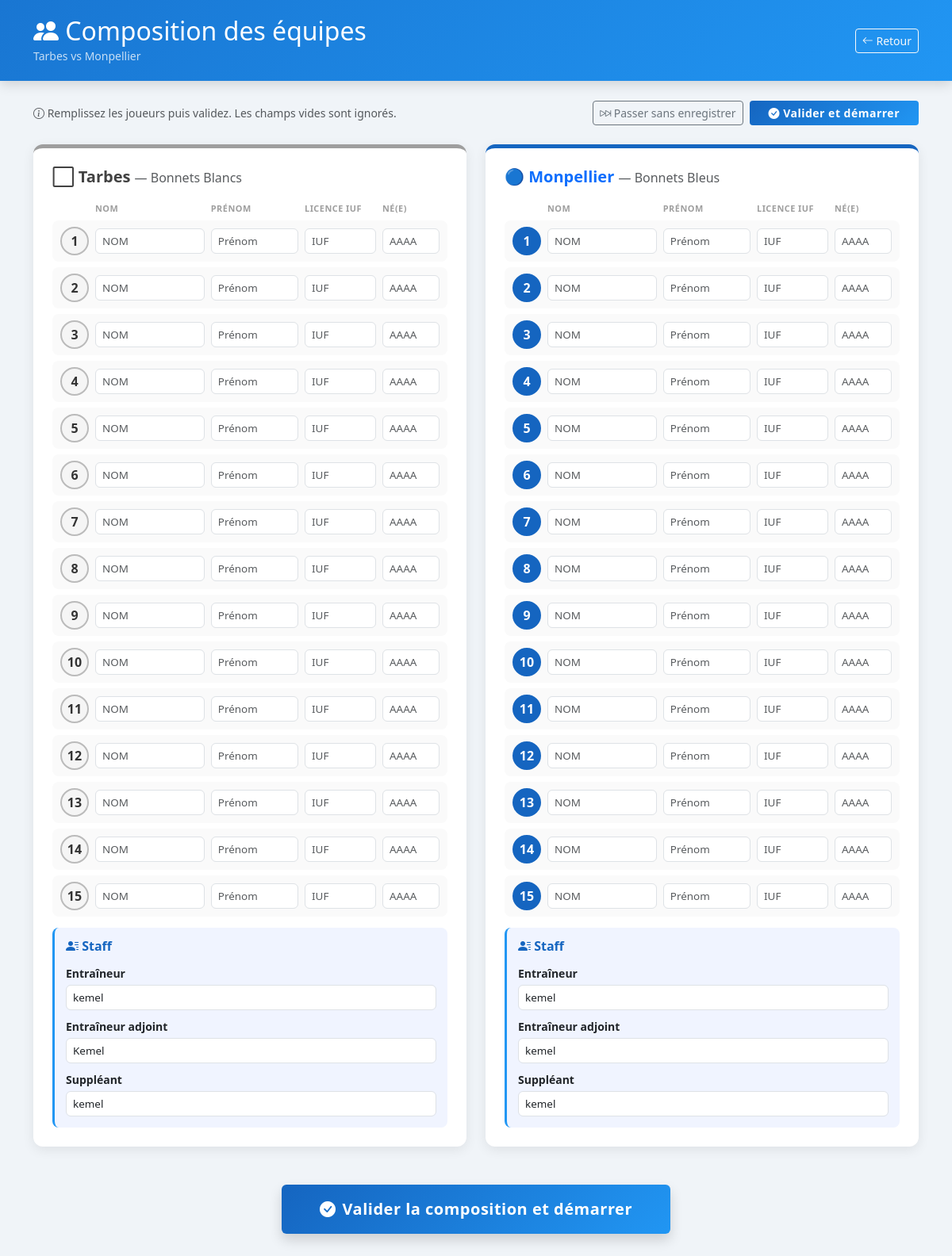
/match/33/compo/, run on the app's committed database.
### gestion/models.py (models this page shows, shortened)
class Match(models.Model):
    date_match = models.DateTimeField(auto_now_add=True)
    heure_debut = models.TimeField(null=True, blank=True,
                                   help_text="Heure de début du match (HH:MM)")
    lieu = models.CharField(max_length=100, default="Piscine")
    competition = models.CharField(max_length=200, blank=True,
                                   help_text="Intitulé de la compétition (ex: Championnat de France N3)")
    nom_equipe_domicile = models.CharField(max_length=100)
    equipe_domicile_origine = models.ForeignKey(
        Equipe, on_delete=models.SET_NULL, null=True, blank=True,
        related_name='matchs_dom')
    couleur_bonnet_dom = models.CharField(max_length=20, default='BLANC')
    nom_equipe_exterieur = models.CharField(max_length=100)
    equipe_exterieur_origine = models.ForeignKey(
        Equipe, on_delete=models.SET_NULL, null=True, blank=True,
        related_name='matchs_ext')
    couleur_bonnet_ext = models.CharField(max_length=20, default='BLEU')
    entraineur_dom = models.CharField(max_length=100, blank=True)
    entraineur_adj_dom = models.CharField(max_length=100, blank=True)
    suppleant_dom = models.CharField(max_length=100, blank=True)
    entraineur_ext = models.CharField(max_length=100, blank=True)
    entraineur_adj_ext = models.CharField(max_length=100, blank=True)
    suppleant_ext = models.CharField(max_length=100, blank=True)
    arbitre1_nom = models.CharField(max_length=100, blank=True)
    arbitre1_iuf = models.CharField(max_length=50, blank=True)
    arbitre2_nom = models.CharField(max_length=100, blank=True)
    arbitre2_iuf = models.CharField(max_length=50, blank=True)
    secretaire_nom = models.CharField(max_length=100, blank=True)
    secretaire_iuf = models.CharField(max_length=50, blank=True)
    chrono_nom = models.CharField(max_length=100, blank=True)
    chrono_iuf = models.CharField(max_length=50, blank=True)
    juge_but1_nom = models.CharField(max_length=100, blank=True)
    juge_but1_iuf = models.CharField(max_length=50, blank=True)
    juge_but2_nom = models.CharField(max_length=100, blank=True)
    juge_but2_iuf = models.CharField(max_length=50, blank=True)
    delegue_ffn_nom = models.CharField(max_length=100, blank=True)
    delegue_ffn_iuf = models.CharField(max_length=50, blank=True)
    delegue_dom_nom = models.CharField(max_length=100, blank=True)
    delegue_ext_nom = models.CharField(max_length=100, blank=True)
    duree_periode = models.IntegerField(default=8,
                                        help_text="Durée d'une période en minutes")
    nb_periodes = models.IntegerField(default=4,
                                      help_text="Nombre de périodes")
    temps_possession = models.IntegerField(default=30,
                                           help_text="Temps d'attaque en secondes")
    duree_exclusion = models.IntegerField(default=20,
                                          help_text="Durée d'exclusion temporaire en secondes")
    nb_temps_morts = models.IntegerField(default=2,
                                         help_text="Nombre de temps morts par équipe")
    max_fautes_perso = models.IntegerField(default=3,
                                           help_text="Nombre de fautes avant exclusion définitive")
    nb_remplacants = models.IntegerField(default=6,
                                         help_text="Nombre de remplaçants max")
    score_domicile = models.IntegerField(default=0)
    score_exterieur = models.IntegerField(default=0)
    periode_actuelle = models.IntegerField(default=1)
    compo_validee = models.BooleanField(default=False)
    chrono_en_cours = models.BooleanField(default=False)
    temps_restant = models.IntegerField(default=480)  # secondes
    dernier_top_chrono = models.DateTimeField(null=True, blank=True)

### gestion/views.py (the view, shortened to what this page needs)
# urls.py: path('match/<int:match_id>/compo/',      views.compo_equipe,      name='compo_equipe'),
def compo_equipe(request, match_id):
    match = get_object_or_404(Match, id=match_id)
    return render(request, 'gestion/compo_equipe.html', {
        'match': match,
        'slots_dom': _build_slots(match.equipe_domicile_origine),
        'slots_ext': _build_slots(match.equipe_exterieur_origine),
    })

### gestion/views.py (called while the page is built)
def _build_slots(equipe_origine):
    raw = {}
    if equipe_origine:
        for j in equipe_origine.effectif.all():
            if 0 < j.numero_habituel <= 15:
                raw[j.numero_habituel] = j
    slots = []
    for i in range(1, 16):
        j = raw.get(i)
        slots.append({
            'bonnet':          i,
            'nom':             j.nom             if j else '',
            'prenom':          j.prenom          if j else '',
            'numero_licence':  getattr(j, 'numero_licence', '')  if j else '',
            'annee_naissance': getattr(j, 'annee_naissance', '') if j else '',
        })
    return slots

### gestion/templates/gestion/compo_equipe.html (shortened to what this page needs)
<!DOCTYPE html>
<html lang="fr">
<head>
    <link href="https://cdn.jsdelivr.net/npm/bootstrap@5.3.0/dist/css/bootstrap.min.css" rel="stylesheet">
    <link rel="stylesheet" href="https://cdn.jsdelivr.net/npm/bootstrap-icons@1.11.0/font/bootstrap-icons.css">
</head>
<body>
<div class="main-header">
    <div class="container">
        <div class="d-flex justify-content-between align-items-center">
            <div>
                <h2 class="mb-0"><i class="bi bi-people-fill"></i> Composition des équipes</h2>
                <small class="opacity-75">{{ match.nom_equipe_domicile }} vs {{ match.nom_equipe_exterieur }}</small>
            </div>
            <a href="{% url 'accueil' %}" class="btn btn-outline-light btn-sm">
                <i class="bi bi-arrow-left"></i> Retour
            </a>
        </div>
    </div>
</div>
<div class="container pb-5">
    <form method="post">
        <div class="d-flex justify-content-between align-items-center mb-4">
            <small class="text-muted">
                <i class="bi bi-info-circle"></i>
                Remplissez les joueurs puis validez. Les champs vides sont ignorés.
            </small>
            <div class="d-flex gap-2">
                <a href="{% url 'dashboard_arbitre' match.id %}" class="btn btn-outline-secondary btn-sm">
                    <i class="bi bi-skip-forward"></i> Passer sans enregistrer
                </a>
                <button type="submit" class="btn btn-validate text-white btn-sm px-4">
                    <i class="bi bi-check-circle-fill"></i> Valider et démarrer
                </button>
            </div>
        </div>
        <div class="row g-4">
            <div class="col-lg-6">
                <div class="team-card card dom">
                    <div class="card-body p-4">
                        <h5 class="mb-3 fw-bold" style="color:#424242;">
                            ⬜ {{ match.nom_equipe_domicile }}
                            <small class="text-muted fw-normal fs-6">— Bonnets Blancs</small>
                        </h5>
                        <div class="col-header">
                            <div style="width:36px;"></div>
                            <div class="col-nom">Nom</div>
                            <div class="col-prenom">Prénom</div>
                            <div class="col-licence">Licence IUF</div>
                            <div class="col-naissance">Né(e)</div>
                        </div>
                        {% for slot in slots_dom %}
                        <div class="player-row">
                            <div class="bonnet-badge bonnet-dom">{{ slot.bonnet }}</div>
                            <div class="col-nom">
                                <input type="text" name="nom_dom_{{ slot.bonnet }}"
                                       value="{{ slot.nom }}"
                                       class="form-control input-sm" placeholder="NOM">
                            </div>
                            <div class="col-prenom">
                                <input type="text" name="prenom_dom_{{ slot.bonnet }}"
                                       value="{{ slot.prenom }}"
                                       class="form-control input-sm" placeholder="Prénom">
                            </div>
                            <div class="col-licence">
                                <input type="text" name="licence_dom_{{ slot.bonnet }}"
                                       value="{{ slot.numero_licence }}"
                                       class="form-control input-sm" placeholder="IUF">
                            </div>
                            <div class="col-naissance">
                                <input type="number" name="naissance_dom_{{ slot.bonnet }}"
                                       value="{{ slot.annee_naissance }}"
                                       class="form-control input-sm" placeholder="AAAA"
                                       min="1960" max="2015">
                            </div>
                        </div>
                        {% endfor %}
                        <div class="staff-section">
                            <h6><i class="bi bi-person-lines-fill"></i> Staff</h6>
                            <div class="mb-2">
                                <label class="form-label small fw-semibold mb-1">Entraîneur</label>
                                <input type="text" name="entraineur_dom"
                                       value="{{ match.entraineur_dom }}"
                                       class="form-control input-sm" placeholder="Nom Prénom">
                            </div>
                            <div class="mb-2">
                                <label class="form-label small fw-semibold mb-1">Entraîneur adjoint</label>
                                <input type="text" name="entraineur_adj_dom"
                                       value="{{ match.entraineur_adj_dom }}"
                                       class="form-control input-sm" placeholder="Nom Prénom">
                            </div>
                            <div>
                                <label class="form-label small fw-semibold mb-1">Suppléant</label>
                                <input type="text" name="suppleant_dom"
                                       value="{{ match.suppleant_dom }}"
                                       class="form-control input-sm" placeholder="Nom Prénom">
                            </div>
                        </div>
                    </div>
                </div>
            </div>
            <div class="col-lg-6">
                <div class="team-card card ext">
                    <div class="card-body p-4">
                        <h5 class="mb-3 fw-bold text-primary">
                            🔵 {{ match.nom_equipe_exterieur }}
                            <small class="text-muted fw-normal fs-6">— Bonnets Bleus</small>
                        </h5>
                        <div class="col-header">
                            <div style="width:36px;"></div>
                            <div class="col-nom">Nom</div>
                            <div class="col-prenom">Prénom</div>
                            <div class="col-licence">Licence IUF</div>
                            <div class="col-naissance">Né(e)</div>
                        </div>
                        {% for slot in slots_ext %}
                        <div class="player-row">
                            <div class="bonnet-badge bonnet-ext">{{ slot.bonnet }}</div>
                            <div class="col-nom">
                                <input type="text" name="nom_ext_{{ slot.bonnet }}"
                                       value="{{ slot.nom }}"
                                       class="form-control input-sm" placeholder="NOM">
                            </div>
                            <div class="col-prenom">
                                <input type="text" name="prenom_ext_{{ slot.bonnet }}"
                                       value="{{ slot.prenom }}"
                                       class="form-control input-sm" placeholder="Prénom">
                            </div>
                            <div class="col-licence">
                                <input type="text" name="licence_ext_{{ slot.bonnet }}"
                                       value="{{ slot.numero_licence }}"
                                       class="form-control input-sm" placeholder="IUF">
                            </div>
                            <div class="col-naissance">
                                <input type="number" name="naissance_ext_{{ slot.bonnet }}"
                                       value="{{ slot.annee_naissance }}"
                                       class="form-control input-sm" placeholder="AAAA"
                                       min="1960" max="2015">
                            </div>
                        </div>
                        {% endfor %}
                        <div class="staff-section">
                            <h6><i class="bi bi-person-lines-fill"></i> Staff</h6>
                            <div class="mb-2">
                                <label class="form-label small fw-semibold mb-1">Entraîneur</label>
                                <input type="text" name="entraineur_ext"
                                       value="{{ match.entraineur_ext }}"
                                       class="form-control input-sm" placeholder="Nom Prénom">
                            </div>
                            <div class="mb-2">
                                <label class="form-label small fw-semibold mb-1">Entraîneur adjoint</label>
                                <input type="text" name="entraineur_adj_ext"
                                       value="{{ match.entraineur_adj_ext }}"
                                       class="form-control input-sm" placeholder="Nom Prénom">
                            </div>
                            <div>
                                <label class="form-label small fw-semibold mb-1">Suppléant</label>
                                <input type="text" name="suppleant_ext"
                                       value="{{ match.suppleant_ext }}"
                                       class="form-control input-sm" placeholder="Nom Prénom">
                            </div>
                        </div>
                    </div>
                </div>
            </div>
        </div>
        <div class="d-flex justify-content-center mt-5">
            <button type="submit" class="btn btn-validate text-white px-5 py-3 fs-5 shadow">
                <i class="bi bi-check-circle-fill me-2"></i>Valider la composition et démarrer
            </button>
        </div>
    </form>
</div>
</body>
</html>

### gestion/templates/gestion/compo_equipe.html (style rules this page uses)
body { background: #f0f4f8; }
.main-header { background: linear-gradient(135deg, #1976d2 0%, #2196f3 100%); color: white; padding: 20px 0; margin-bottom: 25px; box-shadow: 0 4px 15px rgba(0,0,0,0.15); }
.team-card { border: none; box-shadow: 0 4px 15px rgba(0,0,0,0.08); border-radius: 12px; overflow: hidden; }
.team-card.dom { border-top: 5px solid #9e9e9e; }
.team-card.ext { border-top: 5px solid #1565c0; }
.player-row { display: flex; align-items: center; gap: 8px; background: #fafafa; border-radius: 8px; padding: 8px 10px; margin-bottom: 7px; transition: box-shadow 0.15s; }
.bonnet-badge { width: 36px; height: 36px; border-radius: 50%; flex-shrink: 0; display: flex; align-items: center; justify-content: center; font-weight: 900; font-size: 1rem; }
.bonnet-dom { background: #f5f5f5; border: 2px solid #bbb; color: #333; }
.bonnet-ext { background: #1565c0; border: 2px solid #1565c0; color: white; }
.col-nom { flex: 2.5; min-width: 0; }
.col-prenom { flex: 2; min-width: 0; }
.col-licence { width: 90px; flex-shrink: 0; }
.col-naissance { width: 72px; flex-shrink: 0; }
.input-sm { font-size: 0.84rem; padding: 5px 8px; border-radius: 6px; }
.col-header { display: flex; gap: 8px; padding: 4px 10px 6px; font-size: 0.68rem; font-weight: 700; color: #9e9e9e; text-transform: uppercase; letter-spacing: 0.5px; }
.staff-section { background: #f0f4ff; border-radius: 8px; padding: 14px; margin-top: 14px; border-left: 3px solid #2196f3; }
.staff-section h6 { color: #1565c0; font-weight: 700; margin-bottom: 12px; }
.btn-validate { background: linear-gradient(135deg, #1565c0 0%, #2196f3 100%); border: none; font-weight: 700; letter-spacing: 0.5px; }

### data on the page
Match: nom_equipe_domicile "Tarbes", nom_equipe_exterieur "Monpellier", entraineur_dom "kemel", entraineur_adj_dom "Kemel", suppleant_dom "kemel", entraineur_ext "kemel", entraineur_adj_ext "kemel", suppleant_ext "kemel"

### other printed values
{{ slot.bonnet }} "1" "2" "3" "4" "5" "6" "7" "8" "9" "10" "11" "12" "13" "14" "15"
